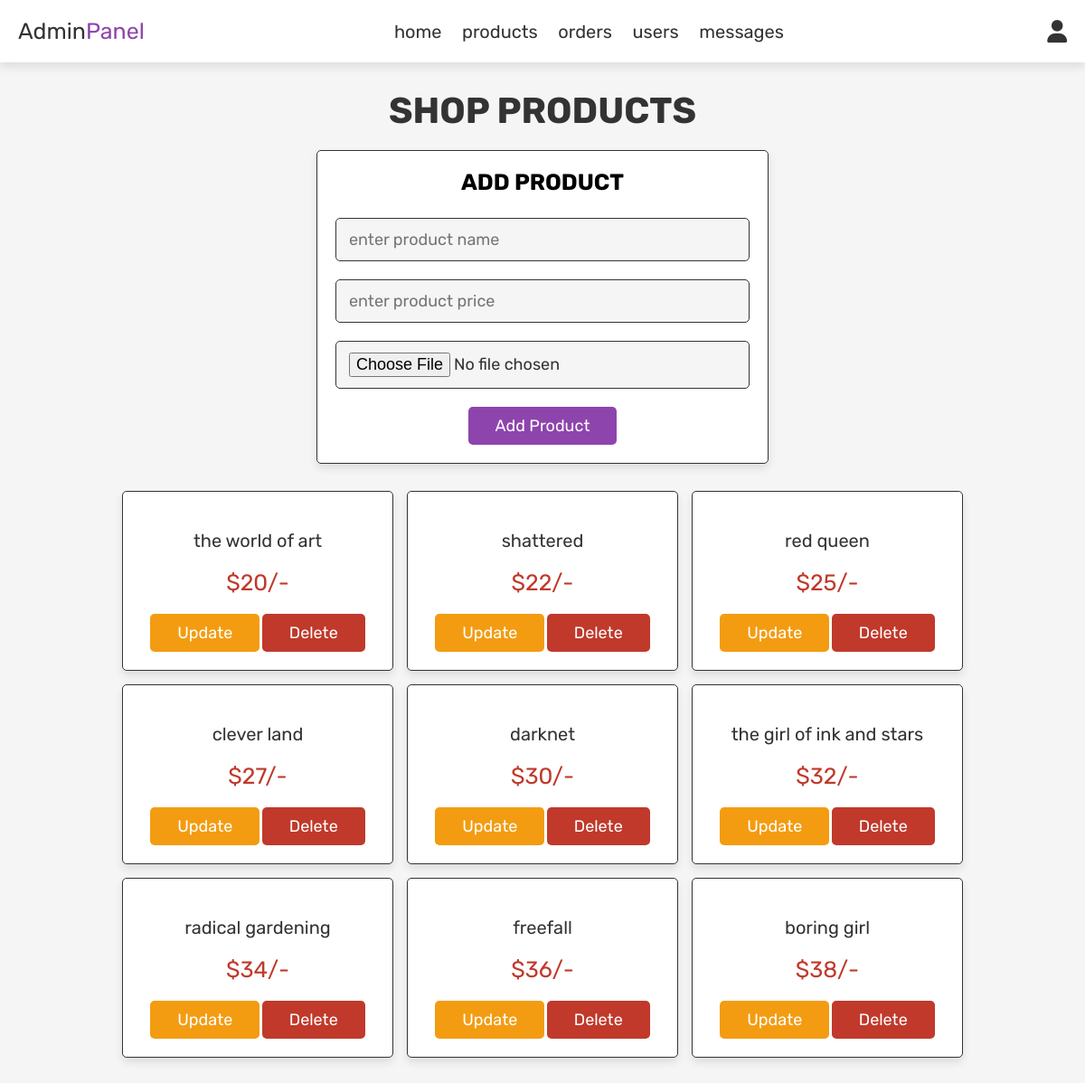
Screenshot of /admin_products.php with the database file from the repository.
### tables this page shows
CREATE TABLE `products` (
  `id` int(100) NOT NULL,
  `name` varchar(100) NOT NULL,
  `price` int(100) NOT NULL,
  `image` varchar(100) NOT NULL
);

### admin_products.php (the view, shortened to what this page needs)
<?php
    require 'config.php';
?>
<!DOCTYPE html>
<html lang="en">
<head>
   <link rel="stylesheet" href="https://cdnjs.cloudflare.com/ajax/libs/font-awesome/6.0.0/css/all.min.css">
   <link rel="stylesheet" href="css/admin_style.css">
</head>
<body>
    <?php require 'admin_header.php'; ?>
    <section class="add-products">
        <h1 class="title">shop products</h1>
        <form action="" method="post" enctype="multipart/form-data">
            <h3>add product</h3>
            <input type="text" name="name" class="box" placeholder="enter product name" required>
            <input type="number" min="0" name="price" class="box" placeholder="enter product price" required>
            <input type="file" name="image" class="box" accept="image/jpg, image/jpeg, image/png" required>
            <input type="submit" value="add product" name="add_product" class="btn">
        </form>
    </section>
    <section class="show-products">
        <div class="box-container">
            <?php
                $select_products = mysqli_query($conn, "SELECT * FROM `products`") or die("Query Failed");
                if(mysqli_num_rows($select_products) > 0) {
                    while($fetch_products = mysqli_fetch_assoc($select_products)) {
            ?>
            <div class="box">
                <div class="name"><?php echo $fetch_products['name']; ?></div>
                <div class="price">$<?php echo $fetch_products['price']; ?>/-</div>
                <a href="admin_products.php?update=<?php echo $fetch_products['id']; ?>"
                class="option-btn">update</a>
                <a href="admin_products.php?delete=<?php echo $fetch_products['id']; ?>"
                class="delete-btn" onclick="return confirm('are you sure to delete this product?')">delete</a>
            </div>
            <?php
                    }
                } else{
                    echo '<p class="empty">no product added yet</p>';
                }
            ?>
        </div>
    </section>
</body>
</html>

### admin_header.php (shortened to what this page needs)
<header class="header">
   <div class="flex">
    <a href="admin_page.php" class="logo">Admin<span>Panel</span></a>
    <nav class="navbar">
        <a href="admin_page.php">home</a>
        <a href="admin_products.php">products</a>
        <a href="admin_orders.php">orders</a>
        <a href="admin_users.php">users</a>
        <a href="admin_contacts.php">messages</a>
    </nav>
    <div class="icons">
        <div id="user-btn" class="fas fa-user"></div>
    </div>
   </div>
</header>

### css/admin_style.css (style rules this page uses)
:root { --purple:#8e44ad; --red:#c0392b; --orange:#f39c12; --black:#333; --white:#fff; --light-color:#666; --light-white:#ccc; --light-bg:#f5f5f5; --border:.1rem solid var(--black); --box-shadow:0 .5rem 1rem rgba(0,0,0,.1); }
* { font-family: 'Rubik', sans-serif; margin:0; padding:0; box-sizing: border-box; outline: none; border:none; text-decoration: none; transition:all .2s linear; }
html { font-size: 62.5%; overflow-x: hidden; }
body { background-color: var(--light-bg); }
section { padding:3rem 2rem; }
.title { text-align: center; margin-bottom: 2rem; text-transform: uppercase; color:var(--black); font-size: 4rem; }
.btn, .option-btn, .delete-btn, .white-btn { display: inline-block; margin-top: 1rem; padding:1rem 3rem; cursor: pointer; color:var(--white); font-size: 1.8rem; border-radius: .5rem; text-transform: capitalize; }
.white-btn, .btn { background-color: var(--purple); }
.option-btn { background-color: var(--orange); }
.delete-btn { background-color: var(--red); }
.header { position: sticky; top:0; left:0; right:0; z-index: 1000; background-color: var(--white); box-shadow: var(--box-shadow); }
.header .flex { display: flex; align-items: center; padding:2rem; justify-content: space-between; position: relative; max-width: 1200px; margin:0 auto; }
.header .flex .logo { font-size: 2.5rem; color:var(--black); }
.header .flex .logo span { color:var(--purple); }
.header .flex .navbar a { margin:0 1rem; font-size: 2rem; color:var(--black); }
.header .flex .icons div { margin-left: 1.5rem; font-size: 2.5rem; cursor: pointer; color:var(--black); }
.add-products form { background-color: var(--white); border-radius: 0.5rem; padding: 2rem; text-align: center; box-shadow: var(--box-shadow); border: var(--border); max-width: 50rem; margin: 0 auto; }
.add-products form h3 { font-size: 2.5rem; text-transform: uppercase; column-gap: var(--black); margin-bottom: 1.5rem; }
.add-products form .box { width: 100%; background-color: var(--light-bg); border-radius: 0.5rem; margin: 1rem 0; padding: 1.2rem 1.4rem; color: var(--black); font-size: 1.8rem; border: var(--border); }
.show-products .box-container { display: grid; grid-template-columns: repeat(auto-fit, 30rem); justify-content: center; gap:1.5rem; max-width: 1200px; margin:0 auto; align-items: flex-start; }
.show-products { padding-top: 0; }
.show-products .box-container .box { text-align: center; padding: 2rem; border-radius: 0.5rem; border: var(--border); box-shadow: var(--box-shadow); background-color: var(--white); }
.show-products .box-container .box .name { padding: 1rem 0; font-size: 2rem; color: var(--black); }
.show-products .box-container .box .price { padding: 1rem 0; font-size: 2.5rem; color: var(--red); }

### rows the page displays
products: name "the world of art", price "20"
products: name "shattered", price "22"
products: name "red queen", price "25"
products: name "clever land", price "27"
products: name "darknet", price "30"
products: name "the girl of ink and stars", price "32"
products: name "radical gardening", price "34"
products: name "freefall", price "36"
products: name "boring girl", price "38"
